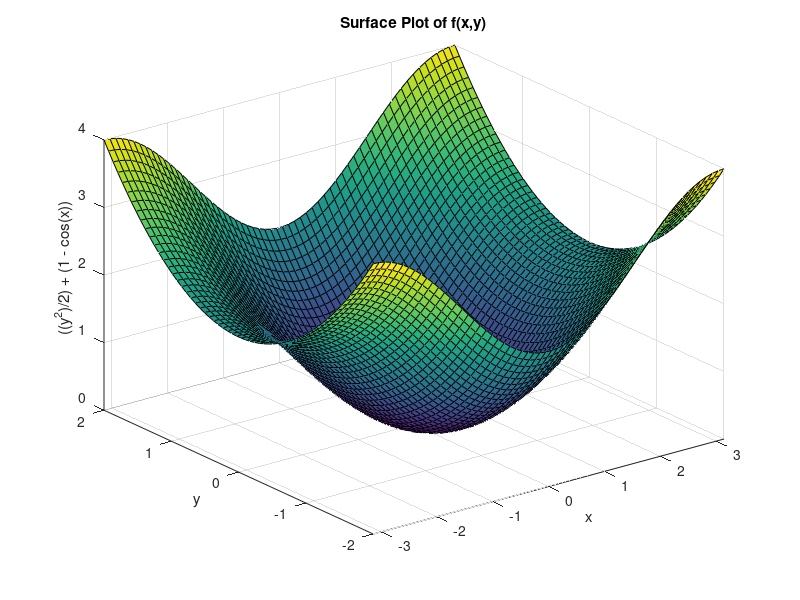

This figure's MATLAB source:
clc, clearvars, close all

f = inline('((y^2)/2) + (1 - cos(x))', 'x', 'y');
ezsurf(f, [-pi pi -2 2]);

title('Surface Plot of f(x,y)');
xlabel('x');
ylabel('y');
zlabel('((y^2)/2) + (1 - cos(x))');